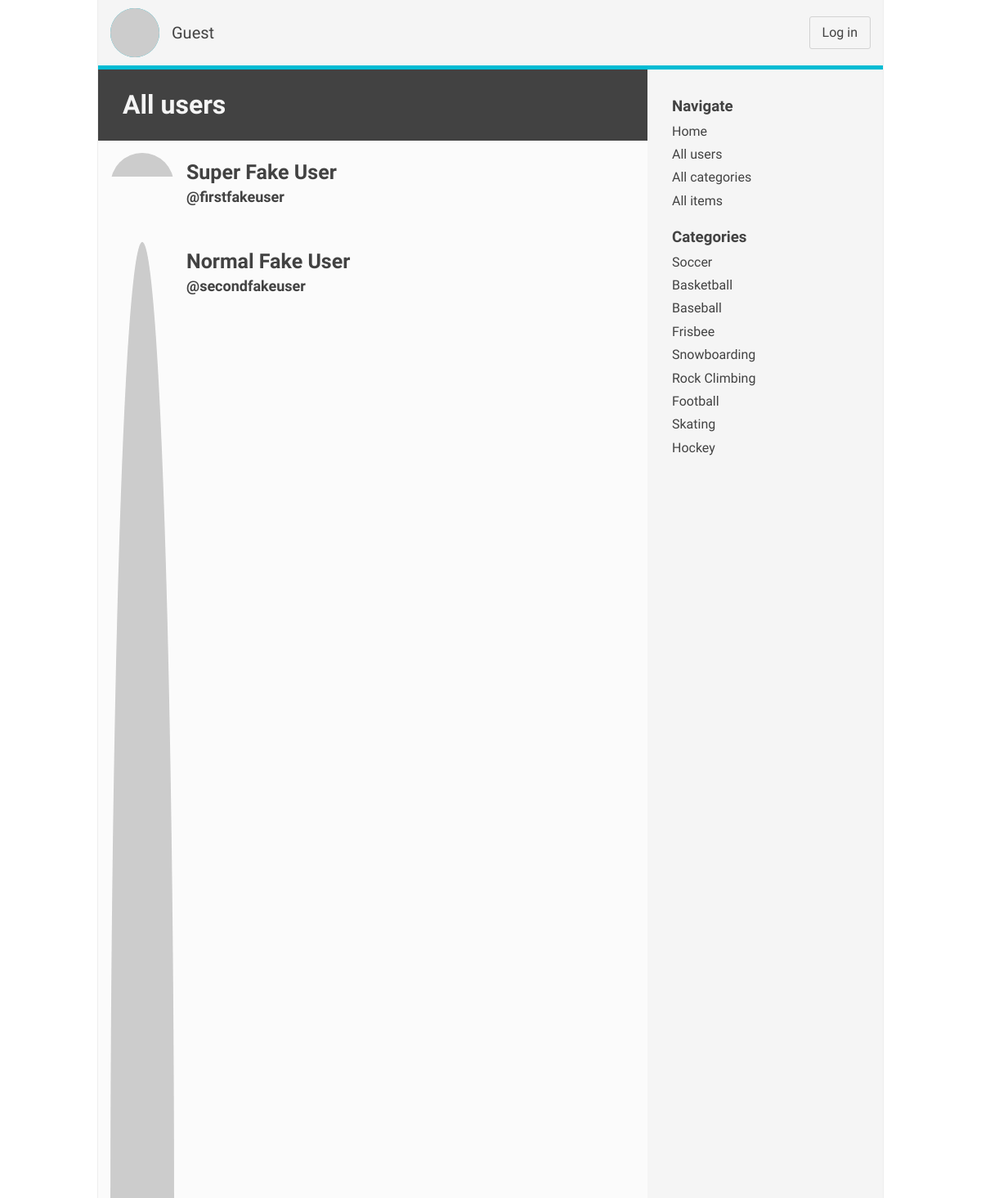
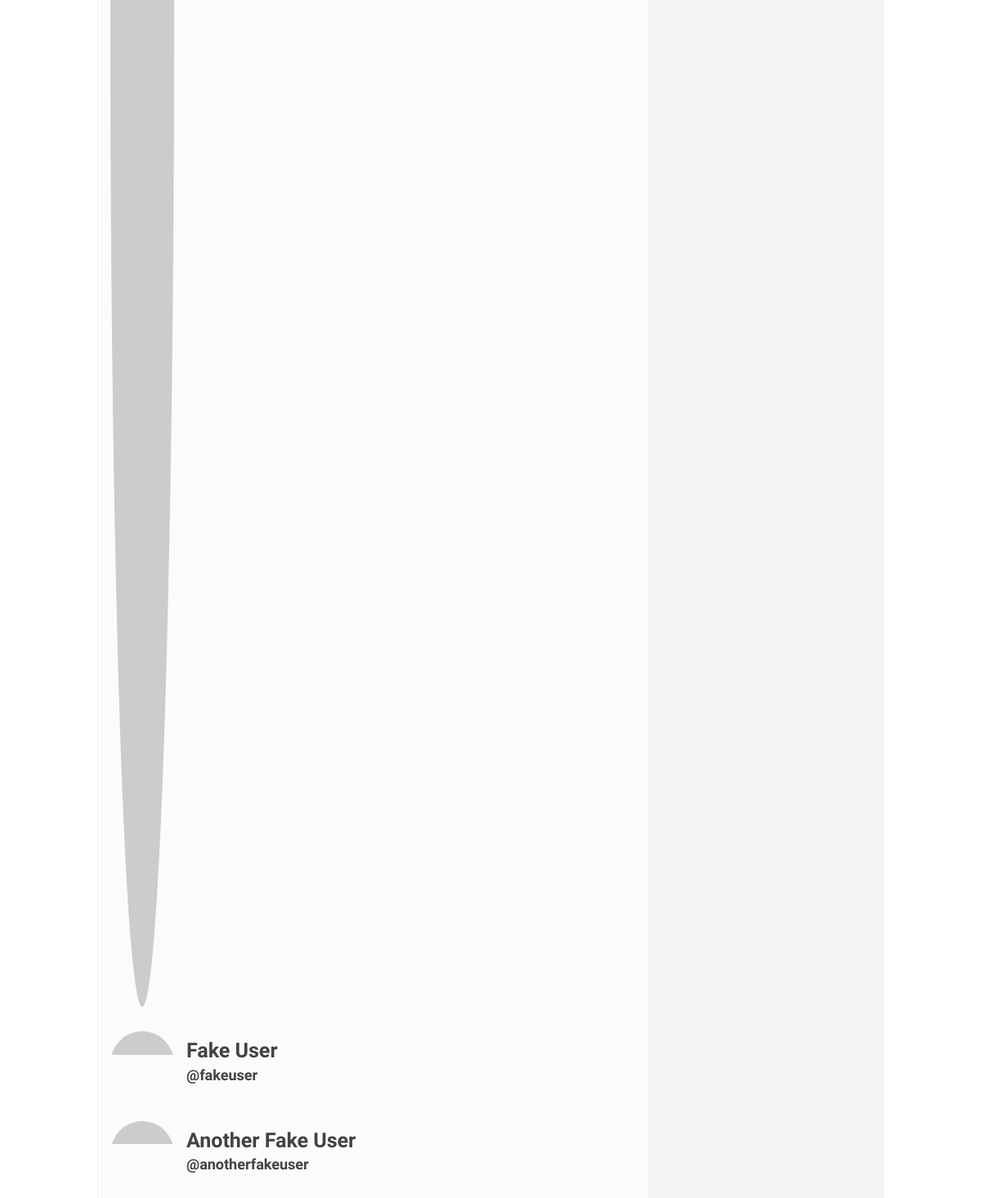
The page /profiles on the database its author committed (2 pictures, top to bottom).
### dbsetup.py (models this page shows, shortened)
class User(Base):
    __tablename__ = "user"
    id = Column(Integer, primary_key=True)
    username = Column(String(32), index=True, nullable=False)
    name = Column(String(64), nullable=False)
    email = Column(String, nullable=False)
    image = Column(String)

class Category(Base):
    __tablename__ = "category"
    id = Column(Integer, primary_key=True)
    user_id = Column(Integer, ForeignKey("user.id"))
    name = Column(String(64), index=True, nullable=False)
    colors_id = Column(Integer, ForeignKey("colors.id"))
    user = relationship(User)
    colors = relationship(Colors)

### server.py (the view)
@item_catalog_app.route("/profiles")
def profiles():
    return render_template("profiles_index.html", users=act.all_users())

### dbactions.py (called while the page is built)
@s.fetch
def user(session, pointer):
    try:
        user = session.query(User).filter_by(username=pointer).one()
        return user
    except:
        try:
            pointer = int(pointer)
            user = session.query(User).filter_by(id=pointer).one()
            return user
        except:
            return None

@s.fetch
def all_users(session):
    return session.query(User).all()

@s.fetch
def all_categories(session):
    return (
        session.query(Category)
        .options(joinedload(Category.colors), joinedload(Category.user))
        .all()
    )

### dbsession.py (called while the page is built)
    def fetch(self, callback):
        def wrapper(**kwargs):
            engine = create_engine(self.url)
            self.base.metadata.bind = engine
            s = sessionmaker(bind=engine)
            session = s()
            data = callback(session, **kwargs)
            session.close()
            try:
                return data
            except BaseException:
                return None
        return wrapper

### server.py (called while the page is built)
@item_catalog_app.before_request
def global_variables():
    item_catalog_app.jinja_env.globals["ALL_CATEGORIES"] = act.all_categories()
    __logged_in_user__ = act.user(
        pointer=str(login_session.get("user_id"))
    )
    item_catalog_app.jinja_env.globals["USER"] = __logged_in_user__
    g.USER = __logged_in_user__
    try:
        print __logged_in_user__.__dict__
    except:
        pass

### templates/profiles_index.html (shortened to what this page needs)
<!DOCTYPE html>
<html lang="en">
<head>
    {% include "static/head_config.html" %}
</head>
<body>
    <div class="container">
        {% include "static/header.html" %}
        <div class="content">
            <section class="previewer">
                <div class="previewer_header">
                    <h1>All users</h1>
                </div>
                <div class="previewer_body">
                {% if users %}
                    {% for user in users %}
                        <div class="preview_card user_card">
                            <div class="card_thumbnail">
                                <img src="{{ user.image }}">
                            </div>
                            <div class="card_info">
                                <div>
                                    <div class="card_info_heading">
                                        <h3>
                                            <a href="{{ url_for('profileNested', pointer=user.username) }}" class="a_ul">{{ user.name }}</a>
                                        </h3>
                                        <h5>
                                            <span class="username a_ul">
                                                <a href="{{ url_for('profileNested', pointer=user.username) }}">{{ user.username }}</a>
                                            </span>
                                        </h5>
                                    </div>
                                </div>
                            </div>
                        </div>
                    {% endfor %}
                {% else %}
                    <div class="empty_content">
                        <h3>No thing</h3>
                    </div>
                {% endif %}
                </div>
            </section>
            {% include "static/navigation.html"%}
        </div>
    </div>
</body>
</html>

### templates/static/navigation.html (shortened to what this page needs)
<section class="site_navigation">
    <nav>
        <div>
            <h3>Navigate</h3>
            <ul>
                <li>
                    <a href="{{ url_for('home') }}" class="a_ul">Home</a>
                </li>
                <li>
                    <a href="{{ url_for('profiles') }}" class="a_ul">All users</a>
                </li>
                <li>
                    <a href="{{ url_for('categories') }}" class="a_ul">All categories</a>
                </li>
                <li>
                    <a href="{{ url_for('items') }}" class="a_ul">All items</a>
                </li>
            </ul>
        </div>
        {% if ALL_CATEGORIES %}
            <div>
                <h3>Categories</h3>
                <ul>
                    {% for category in ALL_CATEGORIES %}
                        <li>
                            <a href="{{ url_for('category', category_id=category.id) }}" class="a_ul">{{ category.name }}</a>
                        </li>
                    {% endfor %}
                </ul>
            </div>
        {% endif %}
    </nav>
</section>

### rows shown on the page
User: name "Super Fake User", username "firstfakeuser"
User: name "Normal Fake User", username "secondfakeuser"
User: name "Fake User", username "fakeuser"
User: name "Another Fake User", username "anotherfakeuser"
Category: name "Soccer"
Category: name "Basketball"
Category: name "Baseball"
Category: name "Frisbee"
Category: name "Snowboarding"
Category: name "Rock Climbing"
Category: name "Football"
Category: name "Skating"
Category: name "Hockey"
